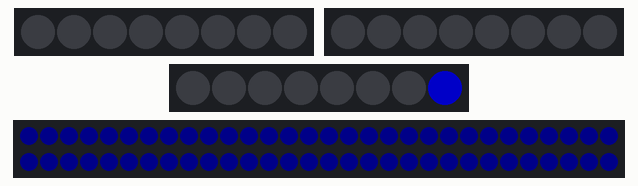
Bench run of a sketch on a simulated Arduino Uno, built with avr-gcc and run on an emulated ATmega328P. Parts: 3 × 8 RGB LEDs in strip order, left to right, 60 RGB LEDs in strip order, left to right, continuing on the next row. Dim RGB values are drawn brighter than linear; random numbers use the default seed unless the sketch sets one.

Above: at 0.17 s.
At 38.79 s:
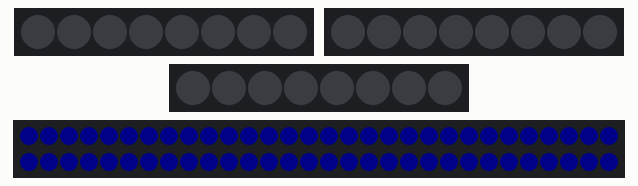
Timing chart, 0 to 40.0 s (numbered marks = the images above):
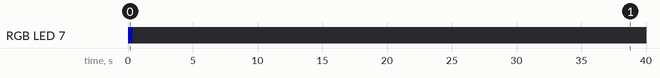

The sketch:

inProgressLightFunctions.ino
```cpp
#include <Adafruit_NeoPixel.h>

#define LED_COUNT 60
#define PIN 7
// Which pin on the Arduino is connected to the NeoPixels?
// On a Trinket or Gemma we suggest changing this to 1:
#define LED_PIN_top   6
#define LED_PIN_0  5
#define LED_PIN_4 3
#define LED_PIN_8 9

// pin for smoke machine
#define SMOKE_PIN 10

// How many NeoPixels are attached to the Arduino?
#define LED_COUNT_top  24
#define LED_COUNT_sides 8


// NeoPixel brightness, 0 (min) to 255 (max)

// Declare our NeoPixel strip object:
Adafruit_NeoPixel strip_top = Adafruit_NeoPixel(LED_COUNT_top, LED_PIN_top, NEO_GRBW + NEO_KHZ800);
Adafruit_NeoPixel strip_0 = Adafruit_NeoPixel(LED_COUNT_sides, LED_PIN_0, NEO_GRBW + NEO_KHZ800);
Adafruit_NeoPixel strip_4 = Adafruit_NeoPixel(LED_COUNT_sides, LED_PIN_4, NEO_GRBW + NEO_KHZ800);
Adafruit_NeoPixel strip_8 = Adafruit_NeoPixel(LED_COUNT_sides, LED_PIN_8, NEO_GRBW + NEO_KHZ800);

Adafruit_NeoPixel strip_bottom = Adafruit_NeoPixel(LED_COUNT, PIN, NEO_GRBW + NEO_KHZ800);


// Randomly selected starting points (where our 3 side strips reside) - currently used for thruderstrom
const int startPoints[3] = {0, 19, 39};


uint32_t baseColor = strip_bottom.Color(0, 0, 10, 0); // Example base color
uint32_t waveColor = strip_bottom.Color(10, 10, 50, 0); // Example wave color
int rippleLengthDefault = 15;

void setup()
{
  strip_0.begin();           // INITIALIZE NeoPixel strip object (REQUIRED)
  strip_0.show();            // Turn OFF all pixels ASAP

  strip_4.begin();           // INITIALIZE NeoPixel strip object (REQUIRED)
  strip_4.show();            // Turn OFF all pixels ASAP

  strip_8.begin();           // INITIALIZE NeoPixel strip object (REQUIRED)
  strip_8.show();            // Turn OFF all pixels ASAP

  strip_bottom.begin();
  strip_bottom.show(); // Initialize all pixels to 'off'
  randomSeed(analogRead(0)); // Seed for random number generator
}

void loop()
{
  strip_bottom.fill(baseColor);
  strip_bottom.show();
  int stripNumber = random(0, 3);
  int size = random(0, 10);
  int startPixel = startPoints[stripNumber];
  Adafruit_NeoPixel* mainStrip;

  switch (stripNumber)
  {
      case 0:
          mainStrip = &strip_0;
          break;
      case 1:
          mainStrip = &strip_4;
          break;
      case 2:
          mainStrip = &strip_8;
          break;
  }
  raindrop(mainStrip, strip_bottom.Color(0, 0, 100, 0),strip_bottom.Color(0, 0, 0, 0));
  delay(25);
  strip_bottom.setPixelColor(startPixel, strip_bottom.Color(0, 0, 100, 0));
  strip_bottom.show();
  delay(25);
  if (size < 5)
  {
      createTinyRipple(5, startPixel);
  }
  else if (size < 8)
  {
      createSmallRipple(7, startPixel);
  }
  else if (size < 9)
  {
      createMediumRipple(12, startPixel);
  }
  else
      createRipple(random(15,20), startPixel);

  delay(0); // Wait for 2 seconds before creating another ripple
}


void raindrop(Adafruit_NeoPixel* mainStrip, uint32_t dropColor, uint32_t baseColor)
{
  // Light up the main strip from 0 to 7 pixels with accelerating speed
  for (int i = LED_COUNT_sides - 1; i >= 0; i--)
  {
    mainStrip->setPixelColor(i, dropColor);
    mainStrip->show();
    delay(30 - (i * 3)); // Accelerating delay
    mainStrip->setPixelColor(i, baseColor);
  }

  // Turn off the main strip after blinking
  mainStrip->clear();
  mainStrip->show();
}


void createRipple(int rippleLength, int startPixel)
{
  uint32_t fadeColor1 = blendColors(waveColor, baseColor, 70);
  uint32_t fadeColor2 = blendColors(waveColor, baseColor, 40);
  uint32_t fadeColor3 = blendColors(waveColor, baseColor, 20);

  strip_bottom.fill(baseColor);
  strip_bottom.show();

  for (int pos = 0; pos <= rippleLength; pos++)
  {
    int placeInWave = 1;
    // Update ripple effect
    for (int i = pos; i >=0; i--)
    {
      int pixelIndexForward = (startPixel + i) % LED_COUNT;
      int pixelIndexBackward = (startPixel - i + LED_COUNT) % LED_COUNT;

      if (placeInWave == 1 || placeInWave == 6 || placeInWave == 11)
      {
        strip_bottom.setPixelColor(pixelIndexForward, waveColor); // Ripple head forward
        strip_bottom.setPixelColor(pixelIndexBackward, waveColor); // Ripple head backward
      }
      else if (placeInWave == 2 || placeInWave == 7 || placeInWave == 12)
      {
        strip_bottom.setPixelColor(pixelIndexForward, fadeColor1); // 30% fade forward
        strip_bottom.setPixelColor(pixelIndexBackward, fadeColor1); // 30% fade backward
      }
      else if (placeInWave == 3 || placeInWave == 8 || placeInWave == 13)
      {
        strip_bottom.setPixelColor(pixelIndexForward, fadeColor2); // 60% fade forward
        strip_bottom.setPixelColor(pixelIndexBackward, fadeColor2); // 60% fade backward
      }
      else if (placeInWave == 4 || placeInWave == 9 || placeInWave == 14)
      {
        strip_bottom.setPixelColor(pixelIndexForward, fadeColor3); // 80% fade forward
        strip_bottom.setPixelColor(pixelIndexBackward, fadeColor3); // 80% fade backward
      }
      else if (placeInWave == 5 || placeInWave == 10 || placeInWave == 15)
      {
        strip_bottom.setPixelColor(pixelIndexForward, baseColor); // back to base
        strip_bottom.setPixelColor(pixelIndexBackward, baseColor); // back to base
      }

      placeInWave++;
    }

    strip_bottom.show();
    delay(35); // Adjust delay for ripple speed
  }

  for (int fadeSteps = 0; fadeSteps < 6; fadeSteps++)
  {
    int moveSteps = 0;
    for (int i = rippleLength; i > 0; i--)
    {
      int pixelIndexForward = (startPixel + i) % LED_COUNT;
      int pixelIndexBackward = (startPixel - i + LED_COUNT) % LED_COUNT;

      if (fadeSteps == 0 && strip_bottom.getPixelColor(pixelIndexForward) == fadeColor3)
      {
        moveSteps++;
      }
      else if (fadeSteps == 1 && strip_bottom.getPixelColor(pixelIndexForward) == fadeColor2)
      {
        moveSteps++;
      }
      else if (fadeSteps == 2 && strip_bottom.getPixelColor(pixelIndexForward) == fadeColor1)
      {
        moveSteps++;
      }
      else if (fadeSteps == 3 && strip_bottom.getPixelColor(pixelIndexForward) == fadeColor1)
      {
        moveSteps++;
      }
      else if (fadeSteps == 4 && strip_bottom.getPixelColor(pixelIndexForward) == baseColor)
      {
        moveSteps++;
      }

      if (moveSteps > 0)
      {
        strip_bottom.setPixelColor(pixelIndexForward, strip_bottom.getPixelColor((pixelIndexForward - moveSteps + LED_COUNT) % LED_COUNT));
        strip_bottom.setPixelColor(pixelIndexBackward, strip_bottom.getPixelColor((pixelIndexBackward + moveSteps) % LED_COUNT));
      }

    }
    strip_bottom.show();
    delay(30); // Adjust delay for ripple speed
  }

  for (int j = 0; j < 5 + 1;j++)
  {
    for (int i = rippleLength; i > 0; i--)
    {
      int pixelIndexForward = (startPixel + i) % LED_COUNT;
      int pixelIndexBackward = (startPixel - i + LED_COUNT) % LED_COUNT;

      if (strip_bottom.getPixelColor(pixelIndexForward) != baseColor && strip_bottom.getPixelColor((pixelIndexForward - 1 + LED_COUNT) % LED_COUNT) == baseColor)
      {
        strip_bottom.setPixelColor(pixelIndexForward, strip_bottom.getPixelColor((pixelIndexForward - 1 + LED_COUNT) % LED_COUNT));
        strip_bottom.setPixelColor(pixelIndexBackward, strip_bottom.getPixelColor((pixelIndexBackward + 1) % LED_COUNT));
      }
    }
    strip_bottom.show();
    delay(20); // Adjust delay for ripple speed
  }
}


void createTinyRipple(int rippleLength, int startPixel)   // 1 - 6
{
  uint32_t fadeColor1 = blendColors(waveColor, baseColor, 70);
  uint32_t fadeColor2 = blendColors(waveColor, baseColor, 40);
  uint32_t fadeColor3 = blendColors(waveColor, baseColor, 20);

  strip_bottom.fill(baseColor);
  strip_bottom.show();

  for (int pos = 0; pos <= rippleLength; pos++)
  {
    int placeInWave = 1;
    // Update ripple effect
    for (int i = pos; i >=0; i--)
    {
      int pixelIndexForward = (startPixel + i) % LED_COUNT;
      int pixelIndexBackward = (startPixel - i + LED_COUNT) % LED_COUNT;

      if (placeInWave == 1)
      {
        strip_bottom.setPixelColor(pixelIndexForward, waveColor); // Ripple head forward
        strip_bottom.setPixelColor(pixelIndexBackward, waveColor); // Ripple head backward
      }
      else if (placeInWave == 2)
      {
        strip_bottom.setPixelColor(pixelIndexForward, fadeColor1); // 30% fade forward
        strip_bottom.setPixelColor(pixelIndexBackward, fadeColor1); // 30% fade backward
      }
      else if (placeInWave == 3)
      {
        strip_bottom.setPixelColor(pixelIndexForward, fadeColor2); // 60% fade forward
        strip_bottom.setPixelColor(pixelIndexBackward, fadeColor2); // 60% fade backward
      }
      else if (placeInWave == 4)
      {
        strip_bottom.setPixelColor(pixelIndexForward, fadeColor3); // 80% fade forward
        strip_bottom.setPixelColor(pixelIndexBackward, fadeColor3); // 80% fade backward
      }
      else if (placeInWave == 5)
      {
        strip_bottom.setPixelColor(pixelIndexForward, baseColor); // back to base
        strip_bottom.setPixelColor(pixelIndexBackward, baseColor); // back to base
      }

      placeInWave++;
    }

    strip_bottom.show();
    delay(35); // Adjust delay for ripple speed
  }

  for (int fadeSteps = 0; fadeSteps < 6; fadeSteps++) // removing all middle colors and staying only with wave color and base color, all wave color in front
  {
    int moveSteps = 0;
    for (int i = rippleLength; i > 0; i--)
    {
      int pixelIndexForward = (startPixel + i) % LED_COUNT;
      int pixelIndexBackward = (startPixel - i + LED_COUNT) % LED_COUNT;

      if (fadeSteps == 0 && strip_bottom.getPixelColor(pixelIndexForward) == fadeColor3)
      {
        moveSteps++;
      }
      else if (fadeSteps == 1 && strip_bottom.getPixelColor(pixelIndexForward) == fadeColor2)
      {
        moveSteps++;
      }
      else if (fadeSteps == 2 && strip_bottom.getPixelColor(pixelIndexForward) == fadeColor1)
      {
        moveSteps++;
      }
      else if (fadeSteps == 3 && strip_bottom.getPixelColor(pixelIndexForward) == fadeColor1)
      {
        moveSteps++;
      }
      else if (fadeSteps == 4 && strip_bottom.getPixelColor(pixelIndexForward) == baseColor)
      {
        moveSteps++;
      }

      if (moveSteps > 0)
      {
        strip_bottom.setPixelColor(pixelIndexForward, strip_bottom.getPixelColor((pixelIndexForward - moveSteps + LED_COUNT) % LED_COUNT));
        strip_bottom.setPixelColor(pixelIndexBackward, strip_bottom.getPixelColor((pixelIndexBackward + moveSteps) % LED_COUNT));
      }

    }
    strip_bottom.show();
    delay(30); // Adjust delay for ripple speed
  }

  for (int j = 0; j < 4 + 1;j++) // removing all wave colors one by one
  {
    for (int i = rippleLength; i > 0; i--)
    {
      int pixelIndexForward = (startPixel + i) % LED_COUNT;
      int pixelIndexBackward = (startPixel - i + LED_COUNT) % LED_COUNT;

      if (strip_bottom.getPixelColor(pixelIndexForward) != baseColor && strip_bottom.getPixelColor((pixelIndexForward - 1 + LED_COUNT) % LED_COUNT) == baseColor)
      {
        strip_bottom.setPixelColor(pixelIndexForward, strip_bottom.getPixelColor((pixelIndexForward - 1 + LED_COUNT) % LED_COUNT));
        strip_bottom.setPixelColor(pixelIndexBackward, strip_bottom.getPixelColor((pixelIndexBackward + 1) % LED_COUNT));
      }
    }
    strip_bottom.show();
    delay(20); // Adjust delay for ripple speed
  }
}


void createSmallRipple(int rippleLength, int startPixel)   // 1 - 6
{
  uint32_t fadeColor1 = blendColors(waveColor, baseColor, 70);
  uint32_t fadeColor2 = blendColors(waveColor, baseColor, 40);
  uint32_t fadeColor3 = blendColors(waveColor, baseColor, 20);

  strip_bottom.fill(baseColor);
  strip_bottom.show();

  for (int pos = 0; pos <= rippleLength; pos++)
  {
    int placeInWave = 1;
    // Update ripple effect
    for (int i = pos; i >=0; i--)
    {
      int pixelIndexForward = (startPixel + i) % LED_COUNT;
      int pixelIndexBackward = (startPixel - i + LED_COUNT) % LED_COUNT;

      if (placeInWave == 1 || placeInWave == 6)
      {
        strip_bottom.setPixelColor(pixelIndexForward, waveColor); // Ripple head forward
        strip_bottom.setPixelColor(pixelIndexBackward, waveColor); // Ripple head backward
      }
      else if (placeInWave == 2)
      {
        strip_bottom.setPixelColor(pixelIndexForward, fadeColor1); // 30% fade forward
        strip_bottom.setPixelColor(pixelIndexBackward, fadeColor1); // 30% fade backward
      }
      else if (placeInWave == 3)
      {
        strip_bottom.setPixelColor(pixelIndexForward, fadeColor2); // 60% fade forward
        strip_bottom.setPixelColor(pixelIndexBackward, fadeColor2); // 60% fade backward
      }
      else if (placeInWave == 4)
      {
        strip_bottom.setPixelColor(pixelIndexForward, fadeColor3); // 80% fade forward
        strip_bottom.setPixelColor(pixelIndexBackward, fadeColor3); // 80% fade backward
      }
      else if (placeInWave == 5 || placeInWave == 7)
      {
        strip_bottom.setPixelColor(pixelIndexForward, baseColor); // back to base
        strip_bottom.setPixelColor(pixelIndexBackward, baseColor); // back to base
      }

      placeInWave++;
    }

    strip_bottom.show();
    delay(35); // Adjust delay for ripple speed
  }

  for (int fadeSteps = 0; fadeSteps < 6; fadeSteps++) // removing all middle colors and staying only with wave colr and base color, all wave color in front
  {
    int moveSteps = 0;
    for (int i = rippleLength; i > 0; i--)
    {
      int pixelIndexForward = (startPixel + i) % LED_COUNT;
      int pixelIndexBackward = (startPixel - i + LED_COUNT) % LED_COUNT;

      if (fadeSteps == 0 && strip_bottom.getPixelColor(pixelIndexForward) == fadeColor3)
      {
        moveSteps++;
      }
      else if (fadeSteps == 1 && strip_bottom.getPixelColor(pixelIndexForward) == fadeColor2)
      {
        moveSteps++;
      }
      else if (fadeSteps == 2 && strip_bottom.getPixelColor(pixelIndexForward) == fadeColor1)
      {
        moveSteps++;
      }
      else if (fadeSteps == 3 && strip_bottom.getPixelColor(pixelIndexForward) == fadeColor1)
      {
        moveSteps++;
      }
      else if (fadeSteps == 4 && strip_bottom.getPixelColor(pixelIndexForward) == baseColor)
      {
        moveSteps++;
      }

      if (moveSteps > 0)
      {
        strip_bottom.setPixelColor(pixelIndexForward, strip_bottom.getPixelColor((pixelIndexForward - moveSteps + LED_COUNT) % LED_COUNT));
        strip_bottom.setPixelColor(pixelIndexBackward, strip_bottom.getPixelColor((pixelIndexBackward + moveSteps) % LED_COUNT));
      }

    }
    strip_bottom.show();
    delay(30); // Adjust delay for ripple speed
  }

  for (int j = 0; j < 4 + 1;j++) // removing all wave colors one by one
  {
    for (int i = rippleLength; i > 0; i--)
    {
      int pixelIndexForward = (startPixel + i) % LED_COUNT;
      int pixelIndexBackward = (startPixel - i + LED_COUNT) % LED_COUNT;

      if (strip_bottom.getPixelColor(pixelIndexForward) != baseColor && strip_bottom.getPixelColor((pixelIndexForward - 1 + LED_COUNT) % LED_COUNT) == baseColor)
      {
        strip_bottom.setPixelColor(pixelIndexForward, strip_bottom.getPixelColor((pixelIndexForward - 1 + LED_COUNT) % LED_COUNT));
        strip_bottom.setPixelColor(pixelIndexBackward, strip_bottom.getPixelColor((pixelIndexBackward + 1) % LED_COUNT));
      }
    }
    strip_bottom.show();
    delay(20); // Adjust delay for ripple speed
  }
}

void createMediumRipple(int rippleLength, int startPixel)   // 1 - 6
{
  uint32_t fadeColor1 = blendColors(waveColor, baseColor, 70);
  uint32_t fadeColor2 = blendColors(waveColor, baseColor, 40);
  uint32_t fadeColor3 = blendColors(waveColor, baseColor, 20);

  strip_bottom.fill(baseColor);
  strip_bottom.show();

  for (int pos = 0; pos <= rippleLength; pos++)
  {
    int placeInWave = 1;
    // Update ripple effect
    for (int i = pos; i >=0; i--)
    {
      int pixelIndexForward = (startPixel + i) % LED_COUNT;
      int pixelIndexBackward = (startPixel - i + LED_COUNT) % LED_COUNT;

      if (placeInWave == 1 || placeInWave == 6 || placeInWave == 11)
      {
        strip_bottom.setPixelColor(pixelIndexForward, waveColor); // Ripple head forward
        strip_bottom.setPixelColor(pixelIndexBackward, waveColor); // Ripple head backward
      }
      else if (placeInWave == 2 || placeInWave == 7)
      {
        strip_bottom.setPixelColor(pixelIndexForward, fadeColor1); // 30% fade forward
        strip_bottom.setPixelColor(pixelIndexBackward, fadeColor1); // 30% fade backward
      }
      else if (placeInWave == 3 || placeInWave == 8)
      {
        strip_bottom.setPixelColor(pixelIndexForward, fadeColor2); // 60% fade forward
        strip_bottom.setPixelColor(pixelIndexBackward, fadeColor2); // 60% fade backward
      }
      else if (placeInWave == 4 || placeInWave == 9)
      {
        strip_bottom.setPixelColor(pixelIndexForward, fadeColor3); // 80% fade forward
        strip_bottom.setPixelColor(pixelIndexBackward, fadeColor3); // 80% fade backward
      }
      else if (placeInWave == 5 || placeInWave == 10 || placeInWave == 12)
      {
        strip_bottom.setPixelColor(pixelIndexForward, baseColor); // back to base
        strip_bottom.setPixelColor(pixelIndexBackward, baseColor); // back to base
      }

      placeInWave++;
    }

    strip_bottom.show();
    delay(35); // Adjust delay for ripple speed
  }

  for (int fadeSteps = 0; fadeSteps < 6; fadeSteps++) // removing all middle colors and staying only with wave colr and base color, all wave color in front
  {
    int moveSteps = 0;
    for (int i = rippleLength; i > 0; i--)
    {
      int pixelIndexForward = (startPixel + i) % LED_COUNT;
      int pixelIndexBackward = (startPixel - i + LED_COUNT) % LED_COUNT;

      if (fadeSteps == 0 && strip_bottom.getPixelColor(pixelIndexForward) == fadeColor3)
      {
        moveSteps++;
      }
      else if (fadeSteps == 1 && strip_bottom.getPixelColor(pixelIndexForward) == fadeColor2)
      {
        moveSteps++;
      }
      else if (fadeSteps == 2 && strip_bottom.getPixelColor(pixelIndexForward) == fadeColor1)
      {
        moveSteps++;
      }
      else if (fadeSteps == 3 && strip_bottom.getPixelColor(pixelIndexForward) == fadeColor1)
      {
        moveSteps++;
      }
      else if (fadeSteps == 4 && strip_bottom.getPixelColor(pixelIndexForward) == baseColor)
      {
        moveSteps++;
      }

      if (moveSteps > 0)
      {
        strip_bottom.setPixelColor(pixelIndexForward, strip_bottom.getPixelColor((pixelIndexForward - moveSteps + LED_COUNT) % LED_COUNT));
        strip_bottom.setPixelColor(pixelIndexBackward, strip_bottom.getPixelColor((pixelIndexBackward + moveSteps) % LED_COUNT));
      }

    }
    strip_bottom.show();
    delay(30); // Adjust delay for ripple speed
  }

  for (int j = 0; j < 4 + 1;j++) // removing all wave colors one by one
  {
    for (int i = rippleLength; i > 0; i--)
    {
      int pixelIndexForward = (startPixel + i) % LED_COUNT;
      int pixelIndexBackward = (startPixel - i + LED_COUNT) % LED_COUNT;

      if (strip_bottom.getPixelColor(pixelIndexForward) != baseColor && strip_bottom.getPixelColor((pixelIndexForward - 1 + LED_COUNT) % LED_COUNT) == baseColor)
      {
        strip_bottom.setPixelColor(pixelIndexForward, strip_bottom.getPixelColor((pixelIndexForward - 1 + LED_COUNT) % LED_COUNT));
        strip_bottom.setPixelColor(pixelIndexBackward, strip_bottom.getPixelColor((pixelIndexBackward + 1) % LED_COUNT));
      }
    }
    strip_bottom.show();
    delay(20); // Adjust delay for ripple speed
  }
}

uint32_t blendColors(uint32_t color1, uint32_t color2, int percentage)
{
    uint8_t r1 = (color1 >> 24) & 0xFF;
    uint8_t g1 = (color1 >> 16) & 0xFF;
    uint8_t b1 = (color1 >> 8) & 0xFF;
    uint8_t w1 = color1 & 0xFF;

    uint8_t r2 = (color2 >> 24) & 0xFF;
    uint8_t g2 = (color2 >> 16) & 0xFF;
    uint8_t b2 = (color2 >> 8) & 0xFF;
    uint8_t w2 = color2 & 0xFF;

    uint8_t r_blend = ((r1 * (100 - percentage)) + (r2 * percentage)) / 100;
    uint8_t g_blend = ((g1 * (100 - percentage)) + (g2 * percentage)) / 100;
    uint8_t b_blend = ((b1 * (100 - percentage)) + (b2 * percentage)) / 100;
    uint8_t w_blend = ((w1 * (100 - percentage)) + (w2 * percentage)) / 100;

    return (r_blend << 24) | (g_blend << 16) | (b_blend << 8) | w_blend;
}
```

Measured:
- by itself, RGB LED 7: off → RGB(0, 0, 100) at 0.01 s, → off 0.34 s later
